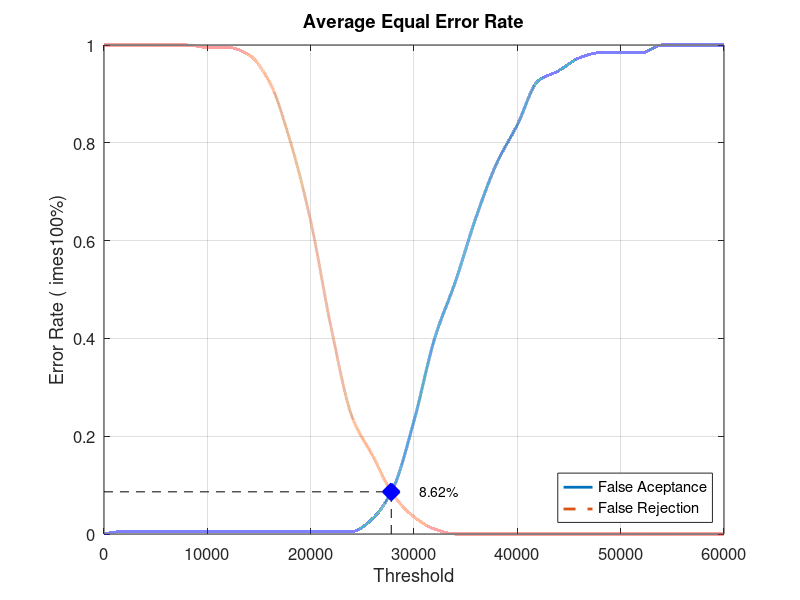
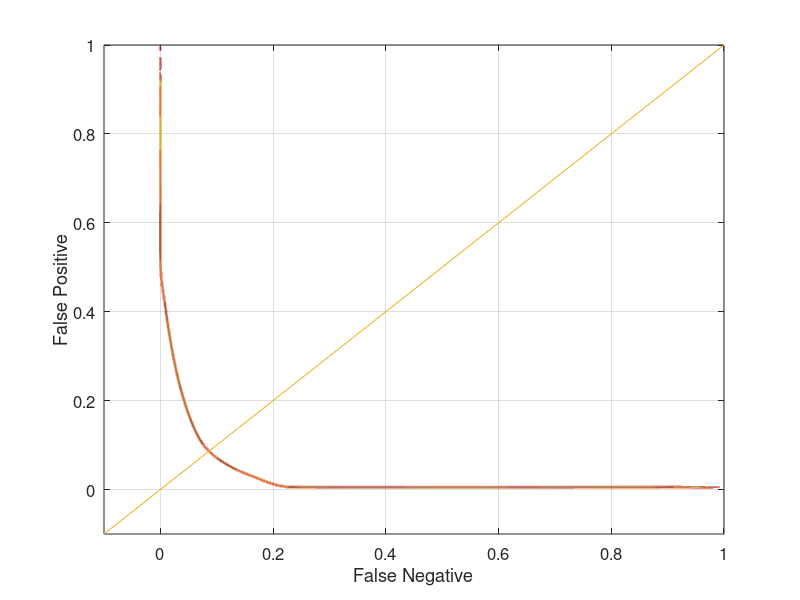

Write MATLAB code to recreate these figures, in order.
close all;
clear;
clc;
x = 0:2000:60000;
xq = 0:0.5:60000;

y0 = [0 0.00526316 0.00526316 0.00526316 0.00526316 0.00526316 0.00526316 0.00526316 0.00526316 0.00526316 0.00526316 0.00526316 0.00526316 0.0315789 0.0947368 0.231579 0.4 0.515789 0.647368 0.757895 0.836842 0.926316 0.947368 0.973684 0.984211 0.984211 0.984211 1 1 1 1]
yy0 = interp1(x, y0, xq, 'pchip');
y1 = [1 1 1 1 1 0.995 0.995 0.98 0.925 0.805 0.64 0.42 0.24 0.16 0.08 0.035 0.01 0 0 0 0 0 0 0 0 0 0 0 0 0 0]
yy1 = interp1(x, y1, xq, 'pchip');

% Calculating EER: 
y2 = abs(y0 - y1);
find(y2 == min(y2))
yy2 = abs(yy0 - yy1);
xEER = find(yy2 == min(yy2));
xEERIndex = xq(xEER) % X-axis EER
yEER = yy0(xEER) % Y-axis EER

main = figure
plot(xq, yy0,'-','LineWidth', 2);	hold on
plot(xq, yy1,'--','LineWidth', 2);	hold on
plot([xEERIndex xEERIndex], [0 yEER], 'k--');	hold on
plot([0 xEERIndex], [yEER yEER], 'k--');	hold on
plot(xEERIndex, yEER, 'bx', 'LineWidth', 10);	hold on
text(xEERIndex + 10 * xEERIndex / 100, yEER, [num2str(round((10000 * yEER)) / 100) '%'])
legend('False Aceptance', 'False Rejection', 'Location', 'SouthEast')
xlabel('Threshold')
ylabel('Error Rate (	imes100%)')
title('Average Equal Error Rate')
set(gca, 'FontSize', 12)
axis([0 60000 0 1])
grid on

print(main, 'Database5_3Main', '-dpng');
FNRxFPR = figure('Color', [1 1 1]);
plot(yy1, yy0, '-', yy1, yy0, 'LineWidth', 2);
hold on
y = -0.1:0.1:1
plot(y, y); 
set(gca, 'FontSize', 12)
xlabel('False Negative')
ylabel('False Positive')
axis([-0.1 1 -0.1 1])
set(gca, 'FontSize', 12)
grid on

print(FNRxFPR, 'Database5_3FNRxFPR','-dpng');
